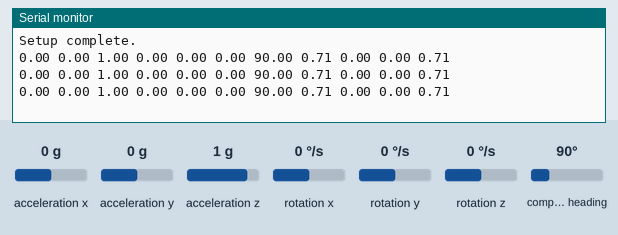
The sketch below on a simulated Arduino Uno, built with avr-gcc and run on an emulated ATmega328P. On the bench: the last lines printed to the serial monitor. Wiring (inferred from the names in the program): MPU-6050 motion sensor at I2C address 0x68. The test bench sets the inputs (shaded band); at power-on: acceleration z 1 g, acceleration x 0 g, acceleration y 0 g, rotation x 0 °/s, rotation y 0 °/s, rotation z 0 °/s, compass heading 90°.

Above: at 4.2 s.
4.3 s: acceleration z set to 0 g
At 5.0 s:
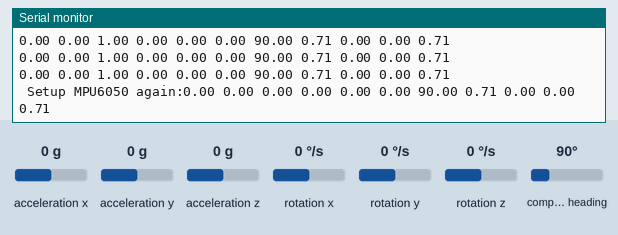
6.5 s: acceleration x set to -1.4 g
At 7.1 s:
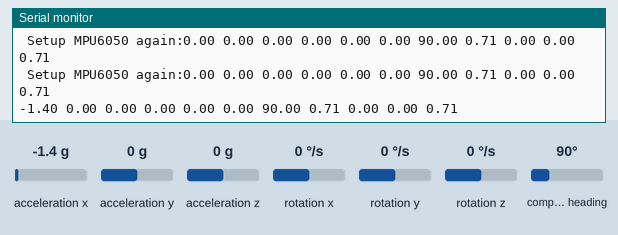
8.0 s: acceleration y set to -1.4 g
At 8.6 s:
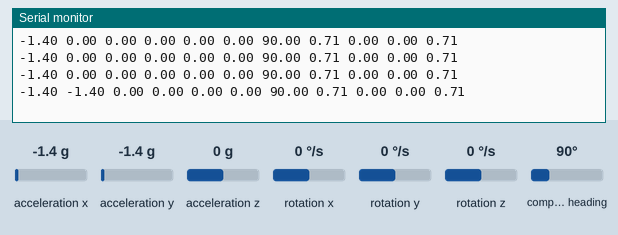
9.5 s: rotation x set to -192 °/s
At 10.1 s:
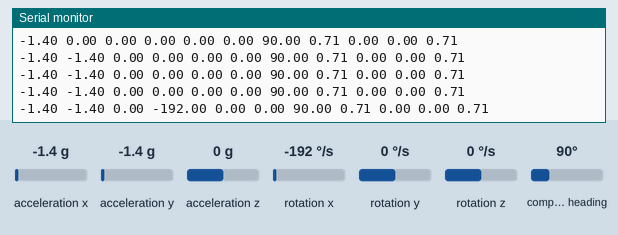
11.0 s: rotation y set to -192 °/s
At 11.6 s:
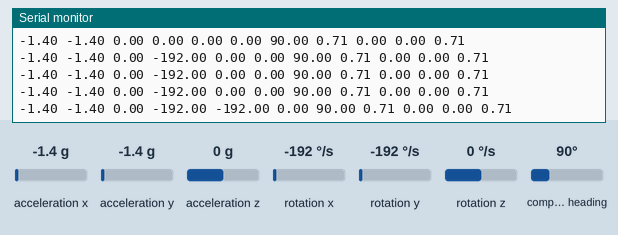

Measured:
- after the input at 4.3 s, the serial monitor: prints a new line after 0.24 s (image 1)
- after the input at 6.5 s, the serial monitor: prints a new line after 0.16 s (image 2)
- after the input at 8.0 s, the serial monitor: prints a new line after 0.18 s (image 3)
- after the input at 9.5 s, the serial monitor: prints a new line after 0.20 s (image 4)
- after the input at 11.0 s, the serial monitor: prints a new line after 0.22 s (image 5)

The sketch:

test_mpu.ino
```cpp
#include <Wire.h>
#include <MPU6050_tockn.h>
#include <Adafruit_Sensor.h>
#include <Adafruit_HMC5883_U.h>

// Khai báo đối tượng cảm biến
MPU6050 mpu6050(Wire);
Adafruit_HMC5883_Unified compass = Adafruit_HMC5883_Unified();

// Khai báo biến để lưu trữ dữ liệu cảm biến
float ax, ay, az;
float gx, gy, gz;
float mx, my, mz;
float yaw;
float qw, qx, qy, qz;
uint8_t dataPacket[28] = { '$', 0x03, 0,0, 0,0, 0,0, 0,0, 0,0, 0,0, 0,0, 0,0, 0,0, 0,0, 0x00, 0x00, '\r', '\n' };


// Khai báo sai số con quay hồi chuyển
float GyroErrorX = 0, GyroErrorY = 0, GyroErrorZ = 0;

void setupIMU() {
   Wire.begin();                   // Initialize communication
#if ARDUINO >= 157
  Wire.setClock(400000UL); // Set I2C frequency to 400kHz
#else
  TWBR = ((F_CPU / 400000UL) - 16) / 2; // Set I2C frequency to 400kHz
#endif

  Wire.setWireTimeout(3000, true);

  Wire.beginTransmission(0x68);   // This is the I2C address of the MPU 0x68
  Wire.write(0x6B);               // Accessing the register 6B
  Wire.write(0x00);               // Setting SLEEP register to 0
  Wire.endTransmission(true);

  Wire.beginTransmission(0x68);
  Wire.write(0x1C);                  // Talk to the ACCEL_CONFIG register (1C hex)
  Wire.write(0x08);                  // Set the register bits as 00001000 (+/- 4g full scale range)
  Wire.endTransmission(true);

  Wire.beginTransmission(0x68);
  Wire.write(0x1B);                   // Talk to the GYRO_CONFIG register (1B hex)
  Wire.write(0x08);                   // Set the register bits as 00001000 (500deg/s full scale) / 65.5
  Wire.endTransmission(true);

  Wire.beginTransmission(0x68);           // Start I2C communication and send I2C slave address 0x68 to MPU
  Wire.write(0x1A);                       // Send address to register 0x1A
  Wire.write(0x03);                       // Write 0x03 to register 0x1A to select DLPF bandwidth 44Hz
  Wire.endTransmission(true);

  delay(20);
}

bool readDataFromIMU6050(float *acc_x, float *acc_y, float *acc_z, float *gy_x, float *gy_y, float *gy_z) {
  Wire.beginTransmission(0x68);
  Wire.write(0x3B);
  Wire.endTransmission(false);
  byte len = Wire.requestFrom(0x68, 6, true); // Read 6 registers total, each axis value is stored in 2 registers
  float temp_acc_x = (Wire.read() << 8 | Wire.read()) / 8192.0; // X-axis value
  float temp_acc_y = (Wire.read() << 8 | Wire.read()) / 8192.0; // Y-axis value
  float temp_acc_z = (Wire.read() << 8 | Wire.read()) / 8192.0; // Z-axis value

  if((len == 0)||(temp_acc_x == 0 && temp_acc_y == 0 && temp_acc_z == 0)){
    Serial.print(" Setup MPU6050 again:");
    setupIMU();
    Wire.beginTransmission(0x68);
    Wire.write(0x3B);
    Wire.endTransmission(false);
    Wire.requestFrom(0x68, 6, true); // Read 6 registers total, each axis value is stored in 2 registers

    temp_acc_x = (Wire.read() << 8 | Wire.read()) / 8192.0; // X-axis value
    temp_acc_y = (Wire.read() << 8 | Wire.read()) / 8192.0; // Y-axis value
    temp_acc_z = (Wire.read() << 8 | Wire.read()) / 8192.0; // Z-axis value
  }

  // === Read gyroscope data === //
  Wire.beginTransmission(0x68);
  Wire.write(0x43); // Gyro data first register address 0x43
  Wire.endTransmission(false);
  byte len2 = Wire.requestFrom(0x68, 6, true); // Read 6 registers total, each axis value is stored in 2 registers
  float temp_gy_x = (Wire.read() << 8 | Wire.read()) / 65.5 - GyroErrorX; // For a 500deg/s range, divide by 65.5
  float temp_gy_y = (Wire.read() << 8 | Wire.read()) / 65.5 - GyroErrorY;
  float temp_gy_z = (Wire.read() << 8 | Wire.read()) / 65.5 - GyroErrorZ;

  if(isnan(temp_acc_x) || isnan(temp_acc_y) || isnan(temp_acc_z)
     || isnan(temp_gy_x) || isnan(temp_gy_y) || isnan(temp_gy_z)) return false;

  *acc_x = temp_acc_x; *acc_y = temp_acc_y; *acc_z = temp_acc_z;
  *gy_x = temp_gy_x; *gy_y = temp_gy_y; *gy_z = temp_gy_z;

  return true;
}

void setup() {
  // Khởi tạo giao tiếp Serial
  Serial.begin(115200);

  // Khởi tạo giao tiếp I2C
  Wire.begin();

  // Khởi tạo MPU6050
  setupIMU();
  mpu6050.begin();
  mpu6050.calcGyroOffsets(true);

  // Khởi tạo HMC5883L
  if (!compass.begin()) {
    Serial.println("Couldn't find HMC5883L sensor");
    while (1);
  }

  Serial.println("Setup complete.");
}

void loop() {
  // Đọc dữ liệu từ MPU6050
  float temp_ax, temp_ay, temp_az;
  float temp_gx, temp_gy, temp_gz;
  if (readDataFromIMU6050(&temp_ax, &temp_ay, &temp_az, &temp_gx, &temp_gy, &temp_gz)) {
    ax = temp_ax;
    ay = temp_ay;
    az = temp_az;
    gx = temp_gx;
    gy = temp_gy;
    gz = temp_gz;
  }

  // Đọc dữ liệu từ HMC5883L
  sensors_event_t event;
  compass.getEvent(&event);
  mx = event.magnetic.x;
  my = event.magnetic.y;
  mz = event.magnetic.z;

  // Tính góc yaw từ dữ liệu từ trường từ tính
  yaw = atan2(my, mx) * 180 / M_PI; // Chuyển đổi từ radian sang độ

  // Chuyển đổi góc yaw từ độ sang radian
  float yawRad = yaw * M_PI / 180.0;

  // Tính toán quaternion từ góc yaw
  qw = cos(yawRad / 2.0);
  qx = 0;
  qy = 0;
  qz = sin(yawRad / 2.0);

  // Gửi dữ liệu qua Serial
  Serial.print(ax); Serial.print(" ");
  Serial.print(ay); Serial.print(" ");
  Serial.print(az); Serial.print(" ");
  Serial.print(gx); Serial.print(" ");
  Serial.print(gy); Serial.print(" ");
  Serial.print(gz); Serial.print(" ");
  Serial.print(yaw); Serial.print(" ");

  Serial.print(qw); Serial.print(" ");
  Serial.print(qx); Serial.print(" ");
  Serial.print(qy); Serial.print(" ");
  Serial.println(qz);

  delay(500); // Đợi một chút trước khi đọc dữ liệu tiếp theo
}

//
//
//#include <Wire.h>
//#include <MPU6050_tockn.h>
//#include <Adafruit_Sensor.h>
//#include <Adafruit_HMC5883_U.h>
//
//// Khai báo đối tượng cảm biến
//MPU6050 mpu6050(Wire);
//Adafruit_HMC5883_Unified compass = Adafruit_HMC5883_Unified();
//
//// Khai báo biến để lưu trữ dữ liệu cảm biến
//float ax, ay, az;
//float gx, gy, gz;
//float mx, my, mz;
//float yaw;
//float qw, qx, qy, qz;
//uint8_t dataPacket[28] = { '$', 0x03, 0,0, 0,0, 0,0, 0,0, 0,0, 0,0, 0,0, 0,0, 0,0, 0,0, 0x00, 0x00, '\r', '\n' };
//
//
//// Khai báo sai số con quay hồi chuyển
//float GyroErrorX = 0, GyroErrorY = 0, GyroErrorZ = 0;
//
//void setupIMU() {
//   Wire.begin();                   // Initialize communication
//#if ARDUINO >= 157
//  Wire.setClock(400000UL); // Set I2C frequency to 400kHz
//#else
//  TWBR = ((F_CPU / 400000UL) - 16) / 2; // Set I2C frequency to 400kHz
//#endif
//
//  Wire.setWireTimeout(3000, true);
//
//  Wire.beginTransmission(0x68);   // This is the I2C address of the MPU 0x68
//  Wire.write(0x6B);               // Accessing the register 6B
//  Wire.write(0x00);               // Setting SLEEP register to 0
//  Wire.endTransmission(true);
//
//  Wire.beginTransmission(0x68);
//  Wire.write(0x1C);                  // Talk to the ACCEL_CONFIG register (1C hex)
//  Wire.write(0x08);                  // Set the register bits as 00001000 (+/- 4g full scale range)
//  Wire.endTransmission(true);
//
//  Wire.beginTransmission(0x68);
//  Wire.write(0x1B);                   // Talk to the GYRO_CONFIG register (1B hex)
//  Wire.write(0x08);                   // Set the register bits as 00001000 (500deg/s full scale) / 65.5
//  Wire.endTransmission(true);
//
//  Wire.beginTransmission(0x68);           // Start I2C communication and send I2C slave address 0x68 to MPU
//  Wire.write(0x1A);                       // Send address to register 0x1A
//  Wire.write(0x03);                       // Write 0x03 to register 0x1A to select DLPF bandwidth 44Hz
//  Wire.endTransmission(true);
//
//  delay(20);
//}
//
//bool readDataFromIMU6050(float *acc_x, float *acc_y, float *acc_z, float *gy_x, float *gy_y, float *gy_z) {
//  Wire.beginTransmission(0x68);
//  Wire.write(0x3B);
//  Wire.endTransmission(false);
//  byte len = Wire.requestFrom(0x68, 6, true); // Read 6 registers total, each axis value is stored in 2 registers
//  float temp_acc_x = (Wire.read() << 8 | Wire.read()) / 8192.0; // X-axis value
//  float temp_acc_y = (Wire.read() << 8 | Wire.read()) / 8192.0; // Y-axis value
//  float temp_acc_z = (Wire.read() << 8 | Wire.read()) / 8192.0; // Z-axis value
//
//  if((len == 0)||(temp_acc_x == 0 && temp_acc_y == 0 && temp_acc_z == 0)){
//    Serial.print(" Setup MPU6050 again:");
//    setupIMU();
//    Wire.beginTransmission(0x68);
//    Wire.write(0x3B);
//    Wire.endTransmission(false);
//    Wire.requestFrom(0x68, 6, true); // Read 6 registers total, each axis value is stored in 2 registers
//
//    temp_acc_x = (Wire.read() << 8 | Wire.read()) / 8192.0; // X-axis value
//    temp_acc_y = (Wire.read() << 8 | Wire.read()) / 8192.0; // Y-axis value
//    temp_acc_z = (Wire.read() << 8 | Wire.read()) / 8192.0; // Z-axis value
//  }
//
//  // === Read gyroscope data === //
//  Wire.beginTransmission(0x68);
//  Wire.write(0x43); // Gyro data first register address 0x43
//  Wire.endTransmission(false);
//  byte len2 = Wire.requestFrom(0x68, 6, true); // Read 6 registers total, each axis value is stored in 2 registers
//  float temp_gy_x = (Wire.read() << 8 | Wire.read()) / 65.5 - GyroErrorX; // For a 500deg/s range, divide by 65.5
//  float temp_gy_y = (Wire.read() << 8 | Wire.read()) / 65.5 - GyroErrorY;
//  float temp_gy_z = (Wire.read() << 8 | Wire.read()) / 65.5 - GyroErrorZ;
//
//  if(isnan(temp_acc_x) || isnan(temp_acc_y) || isnan(temp_acc_z)
//     || isnan(temp_gy_x) || isnan(temp_gy_y) || isnan(temp_gy_z)) return false;
//
//  *acc_x = temp_acc_x; *acc_y = temp_acc_y; *acc_z = temp_acc_z;
//  *gy_x = temp_gy_x; *gy_y = temp_gy_y; *gy_z = temp_gy_z;
//
//  return true;
//}
//
//void setup() {
//  Serial.begin(115200);
//  setupIMU();
//  mpu6050.begin();
//  mpu6050.calcGyroOffsets(true);
//
//  if (!compass.begin()) {
//    Serial.println("Couldn't find HMC5883L sensor");
//    while (1);
//  }
//
//  Serial.println("Setup complete.");
//}
//
//void loop() {
//  float temp_ax, temp_ay, temp_az;
//  float temp_gx, temp_gy, temp_gz;
//
//  if (readDataFromIMU6050(&temp_ax, &temp_ay, &temp_az, &temp_gx, &temp_gy, &temp_gz)) {
//    ax = temp_ax;
//    ay = temp_ay;
//    az = temp_az;
//    gx = temp_gx;
//    gy = temp_gy;
//    gz = temp_gz;
//  }
//
//  sensors_event_t event;
//  compass.getEvent(&event);
//  mx = event.magnetic.x;
//  my = event.magnetic.y;
//  mz = event.magnetic.z;
//
//  yaw = atan2(my, mx) * 180 / M_PI;
//
//  float yawRad = yaw * M_PI / 180.0;
//  qw = cos(yawRad / 2.0);
//  qx = 0;
//  qy = 0;
//  qz = sin(yawRad / 2.0);
//
//  // Cập nhật gói dữ liệu
//  dataPacket[2] = (uint8_t)(ax * 100);
//  dataPacket[3] = (uint8_t)(ay * 100);
//  dataPacket[4] = (uint8_t)(az * 100);
//  dataPacket[5] = (uint8_t)(gx * 100);
//  dataPacket[6] = (uint8_t)(gy * 100);
//  dataPacket[7] = (uint8_t)(gz * 100);
//  dataPacket[8] = (uint8_t)(mx * 100);
//  dataPacket[9] = (uint8_t)(my * 100);
//  dataPacket[10] = (uint8_t)(mz * 100);
//  dataPacket[11] = (uint8_t)yaw;
//  dataPacket[12] = (uint8_t)(qw * 100);
//  dataPacket[13] = (uint8_t)(qx * 100);
//  dataPacket[14] = (uint8_t)(qy * 100);
//  dataPacket[15] = (uint8_t)(qz * 100);
//
//  // Gửi dữ liệu qua Serial
//  Serial.write(dataPacket, sizeof(dataPacket));
//  delay(10);
//}
```
